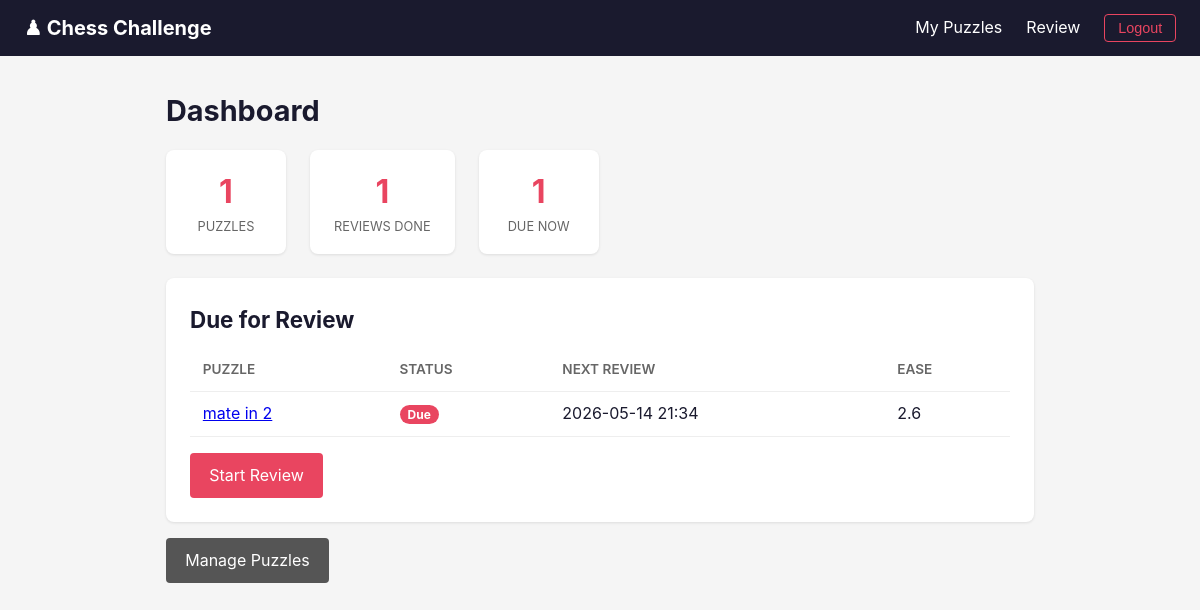
Before: / (signed in) with the older database file.
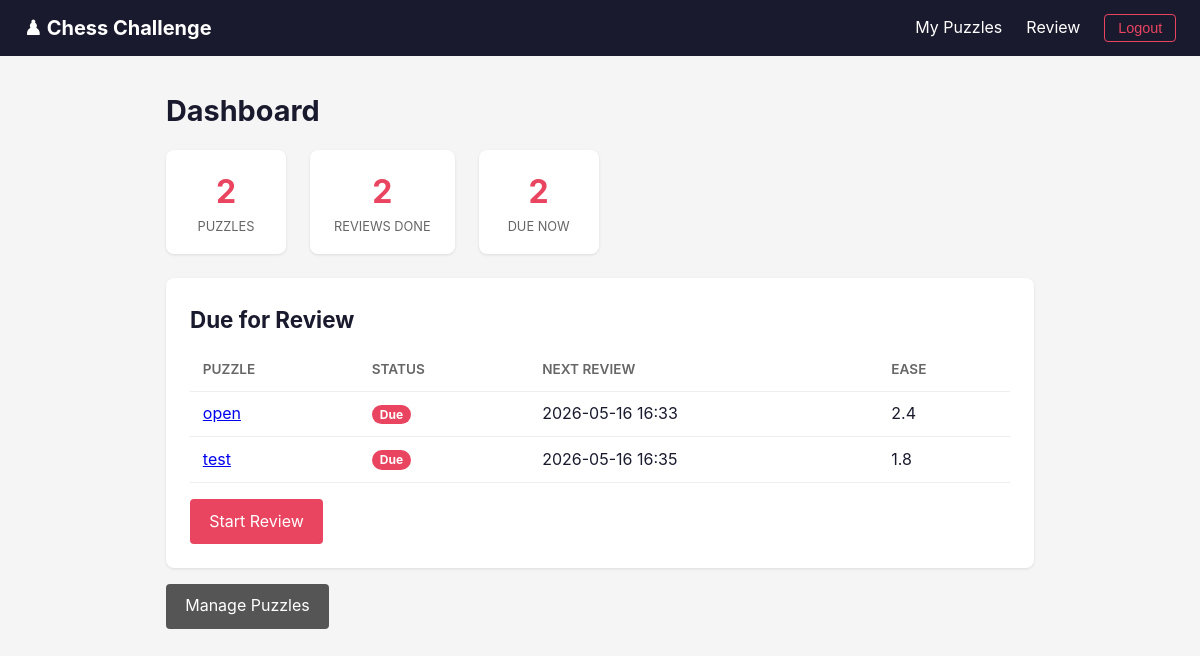
After: the same page with the newer database file.
### app/models/review.py (models this page shows)
class Review(Base):
    __tablename__ = "reviews"
    id: Mapped[int] = mapped_column(Integer, primary_key=True, autoincrement=True)
    user_id: Mapped[int] = mapped_column(ForeignKey("users.id"), nullable=False, index=True)
    puzzle_id: Mapped[int] = mapped_column(ForeignKey("puzzles.id"), nullable=False, index=True)
    ease_factor: Mapped[float] = mapped_column(Float, default=2.5, nullable=False)
    interval: Mapped[int] = mapped_column(Integer, default=0, nullable=False)
    repetitions: Mapped[int] = mapped_column(Integer, default=0, nullable=False)
    total_attempts: Mapped[int] = mapped_column(Integer, default=0, nullable=False)
    total_failures: Mapped[int] = mapped_column(Integer, default=0, nullable=False)
    total_time_ms: Mapped[int] = mapped_column(Integer, default=0, nullable=False)
    last_reviewed: Mapped[datetime.datetime | None] = mapped_column(DateTime, nullable=True)
    next_review: Mapped[datetime.datetime] = mapped_column(
        DateTime, server_default=func.now(), nullable=False
    )
    user: Mapped[User] = relationship("User", back_populates="reviews")
    puzzle: Mapped[Puzzle] = relationship("Puzzle", back_populates="reviews")

### app/models/puzzle.py (models this page shows)
class Puzzle(Base):
    __tablename__ = "puzzles"
    id: Mapped[int] = mapped_column(Integer, primary_key=True, autoincrement=True)
    creator_id: Mapped[int] = mapped_column(ForeignKey("users.id"), nullable=False, index=True)
    title: Mapped[str] = mapped_column(String(255), nullable=False)
    fen: Mapped[str] = mapped_column(String(255), nullable=False)
    solution_moves: Mapped[str] = mapped_column(Text, nullable=False)
    created_at: Mapped[datetime.datetime] = mapped_column(
        DateTime, server_default=func.now()
    )
    creator: Mapped[User] = relationship("User", back_populates="puzzles")
    reviews: Mapped[list[Review]] = relationship(
        "Review", back_populates="puzzle", cascade="all, delete-orphan"
    )

### app/main.py (the view)
@app.get("/", response_class=HTMLResponse)
async def dashboard(
    request: Request,
    db: AsyncSession = Depends(get_db),
    user: User | None = Depends(current_user_optional),
):
    ctx = templates_with_user(request, user)
    if user is None:
        return templates.TemplateResponse(request, "index.html", ctx)
    now = datetime.datetime.now(datetime.UTC)
    total_puzzles_q = select(func.count(Puzzle.id)).where(Puzzle.creator_id == user.id)
    total_puzzles = await db.scalar(total_puzzles_q)
    due_q = (
        select(Review)
        .options(selectinload(Review.puzzle))
        .where(Review.user_id == user.id, Review.next_review <= now)
        .order_by(Review.next_review.asc())
    )
    due_reviews = (await db.execute(due_q)).scalars().all()
    new_puzzles_q = (
        select(Puzzle)
        .outerjoin(Review, (Review.puzzle_id == Puzzle.id) & (Review.user_id == user.id))
        .where(Puzzle.creator_id == user.id, Review.id.is_(None))
    )
    new_puzzles = (await db.execute(new_puzzles_q)).scalars().all()
    total_reviews_q = select(func.count(Review.id)).where(Review.user_id == user.id)
    total_reviews = await db.scalar(total_reviews_q)
    ctx.update(
        total_puzzles=total_puzzles or 0,
        due_reviews=due_reviews,
        new_puzzles=new_puzzles,
        total_reviews=total_reviews or 0,
        now=now,
    )
    return templates.TemplateResponse(request, "dashboard.html", ctx)

### app/templates/dashboard.html (shortened to what this page needs)
{% extends "base.html" %}
{% block content %}
<h1>Dashboard</h1>
<div class="stats">
  <div class="stat-card">
    <div class="value">{{ total_puzzles }}</div>
    <div class="label">Puzzles</div>
  </div>
  <div class="stat-card">
    <div class="value">{{ total_reviews }}</div>
    <div class="label">Reviews Done</div>
  </div>
  <div class="stat-card">
    <div class="value">{{ (due_reviews|length) + (new_puzzles|length) }}</div>
    <div class="label">Due Now</div>
  </div>
</div>
<div class="card">
  <h2>Due for Review</h2>
  {% if due_reviews or new_puzzles %}
    <table>
      <thead><tr><th>Puzzle</th><th>Status</th><th>Next Review</th><th>Ease</th></tr></thead>
      <tbody>
      {% for r in due_reviews %}
        <tr>
          <td><a href="/review">{{ r.puzzle.title }}</a></td>
          <td><span class="due-badge">Due</span></td>
          <td>{{ r.next_review.strftime('%Y-%m-%d %H:%M') if r.next_review else '—' }}</td>
          <td>{{ "%.1f"|format(r.ease_factor) }}</td>
        </tr>
      {% endfor %}
      </tbody>
    </table>
    <a href="/review" class="btn" style="margin-top:1rem;">Start Review</a>
  {% else %}
    <p>All caught up! <a href="/puzzles/new">Create a puzzle</a> to start learning.</p>
  {% endif %}
</div>
<div style="margin-top:1rem;">
  <a href="/puzzles" class="btn btn-secondary">Manage Puzzles</a>
</div>
{% endblock %}

Changed rows visible on the page:
removed Review: puzzle "mate in 2", next_review "2026-05-14 21:34", ease_factor "2.6"
added Review: puzzle "open", next_review "2026-05-16 16:33", ease_factor "2.4"
added Review: puzzle "test", next_review "2026-05-16 16:35", ease_factor "1.8"
Other visible differences:
{{ total_puzzles }}: "1" → "2"
{{ total_reviews }}: "1" → "2"
{{ (due_reviews|length) + (new_puzzles|length) }}: "1" → "2"
